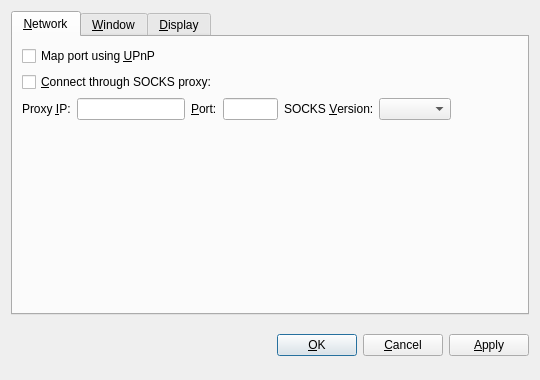
<?xml version="1.0" encoding="UTF-8"?>
<ui version="4.0">
 <class>OptionsDialog</class>
 <widget class="QDialog" name="OptionsDialog">
  <property name="geometry">
   <rect>
    <x>0</x>
    <y>0</y>
    <width>540</width>
    <height>380</height>
   </rect>
  </property>
  <property name="windowTitle">
   <string>Options</string>
  </property>
  <property name="modal">
   <bool>true</bool>
  </property>
  <layout class="QVBoxLayout" name="verticalLayout">
   <item>
    <widget class="QTabWidget" name="tabWidget">
     <property name="tabPosition">
      <enum>QTabWidget::North</enum>
     </property>
     <property name="currentIndex">
      <number>0</number>
     </property>
     <widget class="QWidget" name="tabNetwork">
      <attribute name="title">
       <string>&amp;Network</string>
      </attribute>
      <layout class="QVBoxLayout" name="verticalLayout_Network">
       <item>
        <widget class="QCheckBox" name="mapPortUpnp">
         <property name="toolTip">
          <string>Automatically open the Peercoin client port on the router. This only works when your router supports UPnP and it is enabled.</string>
         </property>
         <property name="text">
          <string>Map port using &amp;UPnP</string>
         </property>
        </widget>
       </item>
       <item>
        <widget class="QCheckBox" name="connectSocks">
         <property name="toolTip">
          <string>Connect to the Peercoin network through a SOCKS proxy (e.g. when connecting through Tor).</string>
         </property>
         <property name="text">
          <string>&amp;Connect through SOCKS proxy:</string>
         </property>
        </widget>
       </item>
       <item>
        <layout class="QHBoxLayout" name="horizontalLayout_Network">
         <item>
          <widget class="QLabel" name="proxyIpLabel">
           <property name="text">
            <string>Proxy &amp;IP:</string>
           </property>
           <property name="textFormat">
            <enum>Qt::PlainText</enum>
           </property>
           <property name="buddy">
            <cstring>proxyIp</cstring>
           </property>
          </widget>
         </item>
         <item>
          <widget class="QValidatedLineEdit" name="proxyIp">
           <property name="maximumSize">
            <size>
             <width>140</width>
             <height>16777215</height>
            </size>
           </property>
           <property name="toolTip">
            <string>IP address of the proxy (e.g. 127.0.0.1)</string>
           </property>
          </widget>
         </item>
         <item>
          <widget class="QLabel" name="proxyPortLabel">
           <property name="text">
            <string>&amp;Port:</string>
           </property>
           <property name="textFormat">
            <enum>Qt::PlainText</enum>
           </property>
           <property name="buddy">
            <cstring>proxyPort</cstring>
           </property>
          </widget>
         </item>
         <item>
          <widget class="QLineEdit" name="proxyPort">
           <property name="maximumSize">
            <size>
             <width>55</width>
             <height>16777215</height>
            </size>
           </property>
           <property name="toolTip">
            <string>Port of the proxy (e.g. 9050)</string>
           </property>
          </widget>
         </item>
         <item>
          <widget class="QLabel" name="socksVersionLabel">
           <property name="text">
            <string>SOCKS &amp;Version:</string>
           </property>
           <property name="textFormat">
            <enum>Qt::PlainText</enum>
           </property>
           <property name="buddy">
            <cstring>socksVersion</cstring>
           </property>
          </widget>
         </item>
         <item>
          <widget class="QValueComboBox" name="socksVersion">
           <property name="toolTip">
            <string>SOCKS version of the proxy (e.g. 5)</string>
           </property>
          </widget>
         </item>
         <item>
          <spacer name="horizontalSpacer_Network">
           <property name="orientation">
            <enum>Qt::Horizontal</enum>
           </property>
           <property name="sizeHint" stdset="0">
            <size>
             <width>40</width>
             <height>20</height>
            </size>
           </property>
          </spacer>
         </item>
        </layout>
       </item>
       <item>
        <spacer name="verticalSpacer_Network">
         <property name="orientation">
          <enum>Qt::Vertical</enum>
         </property>
         <property name="sizeHint" stdset="0">
          <size>
           <width>20</width>
           <height>40</height>
          </size>
         </property>
        </spacer>
       </item>
      </layout>
     </widget>
     <widget class="QWidget" name="tabWindow">
      <attribute name="title">
       <string>&amp;Window</string>
      </attribute>
      <layout class="QVBoxLayout" name="verticalLayout_Window">
       <item>
        <widget class="QCheckBox" name="minimizeToTray">
         <property name="toolTip">
          <string>Show only a tray icon after minimizing the window.</string>
         </property>
         <property name="text">
          <string>&amp;Minimize to the tray instead of the taskbar</string>
         </property>
        </widget>
       </item>
       <item>
        <widget class="QCheckBox" name="minimizeOnClose">
         <property name="toolTip">
          <string>Minimize instead of exit the application when the window is closed. When this option is enabled, the application will be closed only after selecting Quit in the menu.</string>
         </property>
         <property name="text">
          <string>M&amp;inimize on close</string>
         </property>
        </widget>
       </item>
       <item>
        <spacer name="verticalSpacer_Window">
         <property name="orientation">
          <enum>Qt::Vertical</enum>
         </property>
         <property name="sizeHint" stdset="0">
          <size>
           <width>20</width>
           <height>40</height>
          </size>
         </property>
        </spacer>
       </item>
      </layout>
     </widget>
     <widget class="QWidget" name="tabDisplay">
      <attribute name="title">
       <string>&amp;Display</string>
      </attribute>
      <layout class="QVBoxLayout" name="verticalLayout_Display">
       <item>
        <layout class="QHBoxLayout" name="horizontalLayout_1_Display">
         <item>
          <widget class="QLabel" name="langLabel">
           <property name="text">
            <string>User Interface &amp;language:</string>
           </property>
           <property name="textFormat">
            <enum>Qt::PlainText</enum>
           </property>
           <property name="buddy">
            <cstring>lang</cstring>
           </property>
          </widget>
         </item>
         <item>
          <widget class="QValueComboBox" name="lang">
           <property name="toolTip">
            <string>The user interface language can be set here. This setting will take effect after restarting Peercoin.</string>
           </property>
          </widget>
         </item>
        </layout>
       </item>
       <item>
        <layout class="QHBoxLayout" name="horizontalLayout_2_Display">
         <item>
          <widget class="QLabel" name="unitLabel">
           <property name="text">
            <string>&amp;Unit to show amounts in:</string>
           </property>
           <property name="textFormat">
            <enum>Qt::PlainText</enum>
           </property>
           <property name="buddy">
            <cstring>unit</cstring>
           </property>
          </widget>
         </item>
         <item>
          <widget class="QValueComboBox" name="unit">
           <property name="toolTip">
            <string>Choose the default subdivision unit to show in the interface and when sending coins.</string>
           </property>
          </widget>
         </item>
        </layout>
       </item>
       <item>
        <widget class="QCheckBox" name="displayAddresses">
         <property name="toolTip">
          <string>Whether to show Peercoin addresses in the transaction list or not.</string>
         </property>
         <property name="text">
          <string>&amp;Display addresses in transaction list</string>
         </property>
        </widget>
       </item>
       <item>
         <widget class="QCheckBox" name="coinControlFeatures">
           <property name="toolTip">
            <string>Whether to show coin control features or not.</string>
           </property>
           <property name="text">
            <string>Display coin &amp;control features (experts only!)</string>
           </property>
         </widget>
       </item>
       <item>
        <spacer name="verticalSpacer_Display">
         <property name="orientation">
          <enum>Qt::Vertical</enum>
         </property>
         <property name="sizeHint" stdset="0">
          <size>
           <width>20</width>
           <height>40</height>
          </size>
         </property>
        </spacer>
       </item>
      </layout>
     </widget>
    </widget>
   </item>
   <item>
    <layout class="QHBoxLayout" name="horizontalLayout_Buttons">
     <item>
      <spacer name="horizontalSpacer_1">
       <property name="orientation">
        <enum>Qt::Horizontal</enum>
       </property>
       <property name="sizeHint" stdset="0">
        <size>
         <width>40</width>
         <height>48</height>
        </size>
       </property>
      </spacer>
     </item>
     <item>
      <widget class="QLabel" name="statusLabel">
       <property name="font">
        <font>
         <weight>75</weight>
         <bold>true</bold>
        </font>
       </property>
       <property name="text">
        <string/>
       </property>
       <property name="textFormat">
        <enum>Qt::PlainText</enum>
       </property>
       <property name="wordWrap">
        <bool>true</bool>
       </property>
      </widget>
     </item>
     <item>
      <spacer name="horizontalSpacer_2">
       <property name="orientation">
        <enum>Qt::Horizontal</enum>
       </property>
       <property name="sizeHint" stdset="0">
        <size>
         <width>40</width>
         <height>48</height>
        </size>
       </property>
      </spacer>
     </item>
     <item>
      <widget class="QPushButton" name="okButton">
       <property name="text">
        <string>&amp;OK</string>
       </property>
      </widget>
     </item>
     <item>
      <widget class="QPushButton" name="cancelButton">
       <property name="text">
        <string>&amp;Cancel</string>
       </property>
       <property name="autoDefault">
        <bool>false</bool>
       </property>
      </widget>
     </item>
     <item>
      <widget class="QPushButton" name="applyButton">
       <property name="text">
        <string>&amp;Apply</string>
       </property>
       <property name="autoDefault">
        <bool>false</bool>
       </property>
      </widget>
     </item>
    </layout>
   </item>
  </layout>
 </widget>
 <customwidgets>
  <customwidget>
   <class>BitcoinAmountField</class>
   <extends>QSpinBox</extends>
   <header>bitcoinamountfield.h</header>
  </customwidget>
  <customwidget>
   <class>QValueComboBox</class>
   <extends>QComboBox</extends>
   <header>qvaluecombobox.h</header>
  </customwidget>
  <customwidget>
   <class>QValidatedLineEdit</class>
   <extends>QLineEdit</extends>
   <header>qvalidatedlineedit.h</header>
  </customwidget>
 </customwidgets>
 <resources/>
 <connections/>
</ui>
